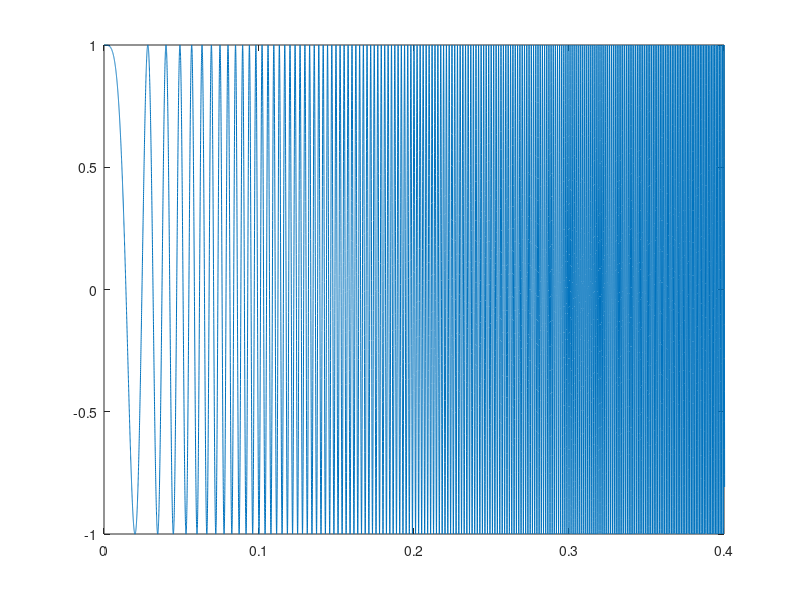
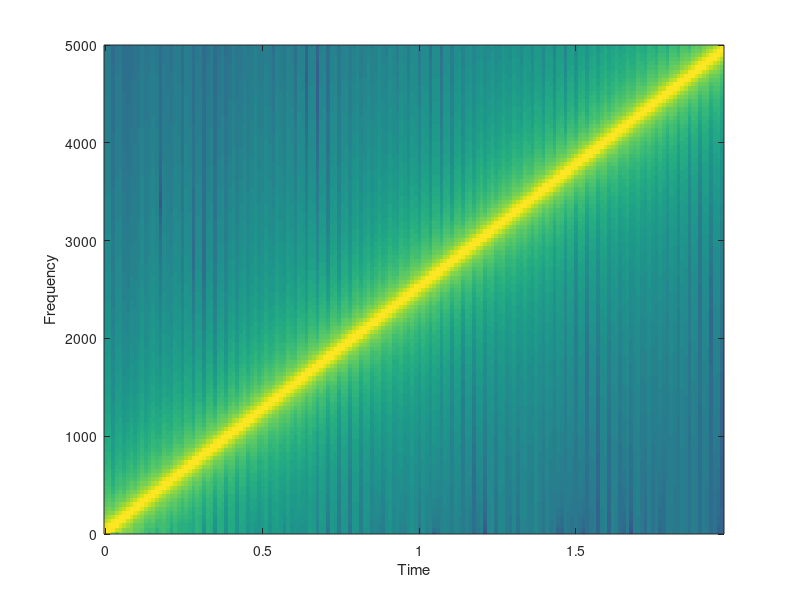
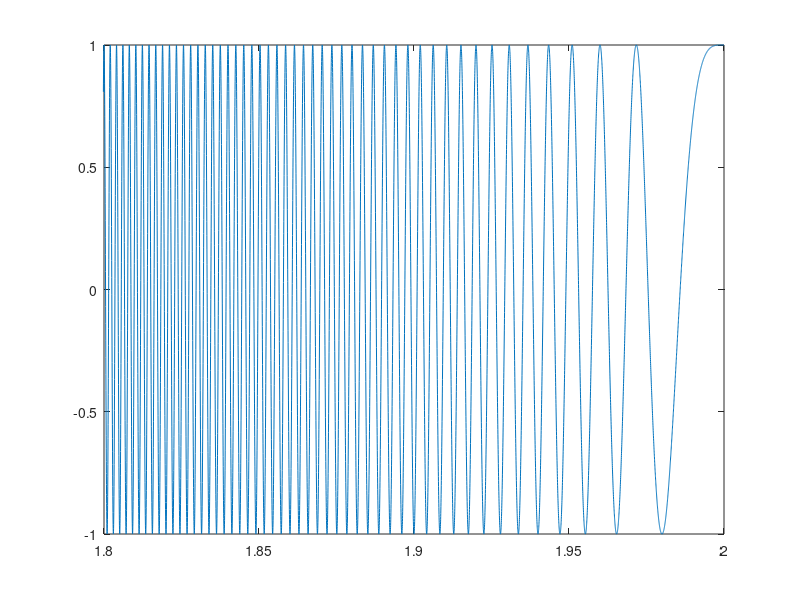
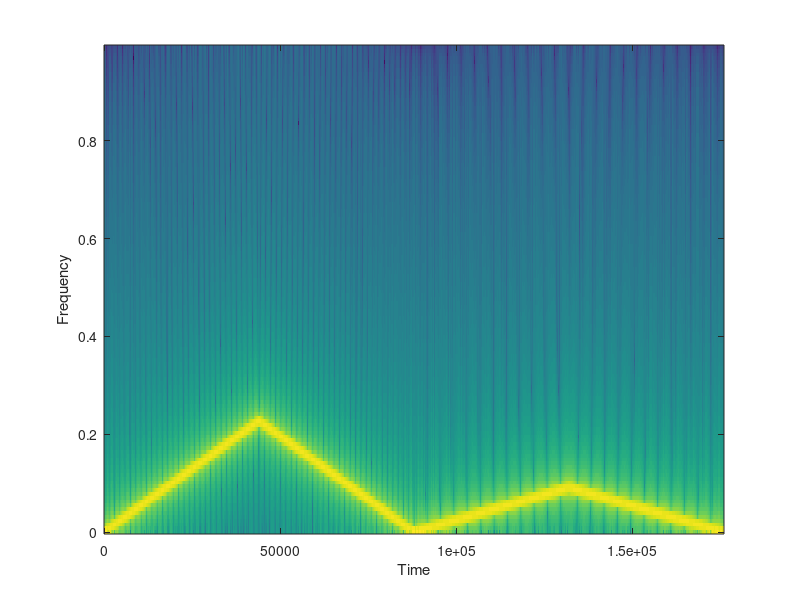

The MATLAB script that drew these images, in order:
% frecventa 0-5000Hz
% plot(t, y)
clear all;
close all;

Fs = 44000;
Ts = 1/Fs;
f0 = 0;
f1 = 5000;
t = 0:Ts:2;
t1 = 2;

y = chirp(t,f0,t1,f1);
plot(t, y)
xlim([0,0.4])
% sound(y)

figure;
specgram(y, 1024, Fs)
ylim([0,5000])

% 5000, t, t1 = 2
f0 = 5000;
f1 = 0;
t1 = 2;
y2 = chirp(t, f0, t1, f1);
figure;
plot(t, y2)
xlim([1.8,2])

f0 = 0;
f1 = 2000;
y3 = chirp(t, f0, t1, f1);

f0 = 2000;
f1 = 0;
y4 = chirp(t, f0, t1, f1);

chirp=[y, y2, y3, y4];
figure;
specgram(chirp)



